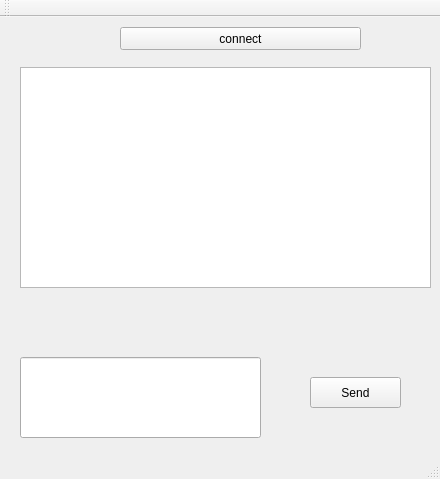
<?xml version="1.0" encoding="UTF-8"?>
<ui version="4.0">
 <class>MainWindow</class>
 <widget class="QMainWindow" name="MainWindow">
  <property name="geometry">
   <rect>
    <x>0</x>
    <y>0</y>
    <width>440</width>
    <height>479</height>
   </rect>
  </property>
  <property name="windowTitle">
   <string>MainWindow</string>
  </property>
  <widget class="QWidget" name="centralWidget">
   <widget class="QPushButton" name="pushButton">
    <property name="geometry">
     <rect>
      <x>120</x>
      <y>10</y>
      <width>241</width>
      <height>23</height>
     </rect>
    </property>
    <property name="text">
     <string>connect</string>
    </property>
   </widget>
   <widget class="QLineEdit" name="lineEdit">
    <property name="geometry">
     <rect>
      <x>20</x>
      <y>340</y>
      <width>241</width>
      <height>81</height>
     </rect>
    </property>
   </widget>
   <widget class="QTextBrowser" name="textBrowser">
    <property name="geometry">
     <rect>
      <x>20</x>
      <y>50</y>
      <width>411</width>
      <height>221</height>
     </rect>
    </property>
   </widget>
   <widget class="QPushButton" name="pushButton_2">
    <property name="geometry">
     <rect>
      <x>310</x>
      <y>360</y>
      <width>91</width>
      <height>31</height>
     </rect>
    </property>
    <property name="text">
     <string>Send</string>
    </property>
   </widget>
  </widget>
  <widget class="QMenuBar" name="menuBar">
   <property name="geometry">
    <rect>
     <x>0</x>
     <y>0</y>
     <width>440</width>
     <height>21</height>
    </rect>
   </property>
  </widget>
  <widget class="QToolBar" name="mainToolBar">
   <attribute name="toolBarArea">
    <enum>TopToolBarArea</enum>
   </attribute>
   <attribute name="toolBarBreak">
    <bool>false</bool>
   </attribute>
  </widget>
  <widget class="QStatusBar" name="statusBar"/>
 </widget>
 <layoutdefault spacing="6" margin="11"/>
 <resources/>
 <connections/>
</ui>
